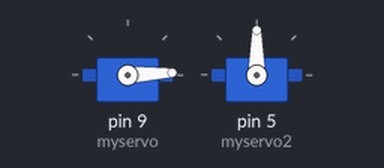
Simulated run of this sketch. Board: Arduino Uno, built with avr-gcc and run on an emulated ATmega328P. Parts: 2 × servo.

Above: at 0.05 s.
At 2.6 s:
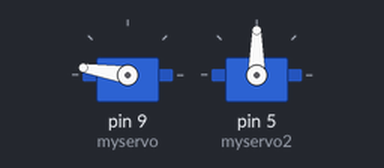
At 5.2 s:
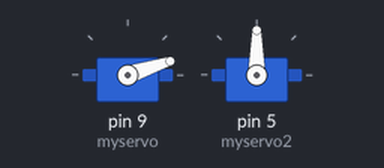
At 11.2 s:
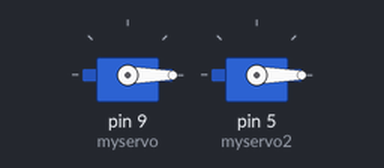
Timing chart, 0 to 14.6 s (numbered marks = the images above):
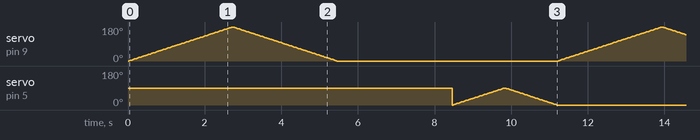

The sketch:

robot_arm.ino
```cpp
#include <Servo.h>
Servo myservo;
 Servo myservo2;

int pos = 0;
void setup() {
myservo.attach(9);
myservo2.attach(5);
}
void loop() {
for (pos = 0; pos <= 180; pos += 1) {
// in steps of 1 degree
myservo.write(pos);
delay(15);
}
for (pos = 180; pos >= 0; pos -= 1) {
myservo.write(pos);
delay(15);
}
delay(3000);
for (pos = 0; pos <= 90; pos += 1) {
// in steps of 1 degree
myservo2.write(pos);
delay(15);
}
for (pos = 90; pos >= 0; pos -= 1) {
myservo2.write(pos);
delay(15);
} }
```
